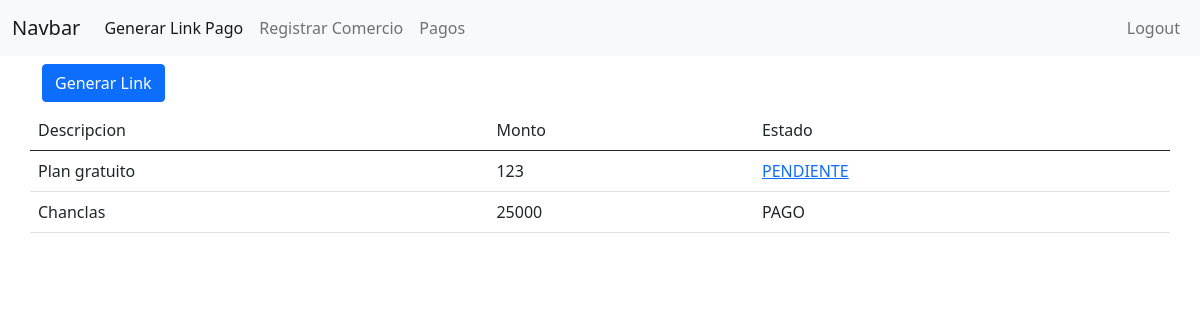
Page /index.php?controller=peticion_pago&action=index (signed in) on the committed database.
### tables this page shows
CREATE TABLE `link_pagos` (
  `id` int(11) NOT NULL,
  `token` varchar(110) NOT NULL,
  `fecha_uso` datetime DEFAULT NULL,
  `peticion_pago_id` int(11) NOT NULL
);

CREATE TABLE `peticion_pago` (
  `id` int(11) NOT NULL,
  `descripcion` varchar(100) NOT NULL,
  `monto` int(18) NOT NULL,
  `comision` int(18) NOT NULL,
  `franquisia` varchar(100) NOT NULL,
  `comercio_id` int(11) NOT NULL,
  `forma_pago_id` int(11) NOT NULL
);

### Controllers/peticion_pago_controller.php (called while the page is built, shortened)
<?php
class PeticionPagoController
{
    public function index()
    {
        $pagos = PeticionPago::all();
        require_once('Views/PeticionPago/index.php');
    }
}

### index.php (called while the page is built, shortened)
<?php
require('Views/layout.php');

### Models/peticion_pago.php (called while the page is built, shortened)
<?php
class PeticionPago
{
    function __construct($id, $descripcion, $monto, $comision, $franquisia, $comercio_id, $forma_pago_id, $estado)
    {
        $this->descripcion = $descripcion;
        $this->monto = $monto;
        $this->forma_pago_id = $forma_pago_id;
        $this->estado = $estado;
    }
    public static function all()
    {
        $listaPagos = [];
        $db = Db::getConnect();
        $sql = $db->query('SELECT P.*, L.token, L.fecha_uso, CASE WHEN L.fecha_uso IS NULL THEN "PENDIENTE" ELSE "PAGO" END AS estado FROM PETICION_PAGO P INNER JOIN LINK_PAGOS L ON P.id = L.peticion_pago_id');
        foreach ($sql->fetchAll() as $link) {
            $listaPagos[] = new PeticionPago(
                $link['id'],
                $link['descripcion'],
                $link['monto'],
                $link['comision'],
                $link['franquisia'],
                $link['comercio_id'],
                $link['token'],
                $link['estado']
            );
        }
        return $listaPagos;
    }
}

### Views/PeticionPago/index.php (shortened to what this page needs)
<div class="row mb-2">
	<div class="col-2">
		<button type="button" class="btn btn-primary" data-bs-toggle="modal" data-bs-target="#exampleModal">
			Generar Link
		</button>
	</div>
</div>
<table class="table table-hover">
	<thead>
		<tr>
			<td>Descripcion</td>
			<td>Monto</td>
			<td>Estado</td>
		</tr>
	</thead>
	<tbody>
		<?php
		foreach ($pagos as $pago) { ?>
			<tr>
				<td><?php echo $pago->descripcion; ?></td>
				<td><?php echo $pago->monto; ?></td>
				<?php if ($pago->estado == 'PAGO') { ?>
					<td><?php echo $pago->estado; ?></td>
				<?php } else { ?>
					<td><a href="?controller=pago&action=token&token=<?php echo $pago->forma_pago_id; ?>" title="Pagar"><?php echo $pago->estado; ?></a></td>
				<?php } ?>
			</tr>
		<?php } ?>
	</tbody>
</table>

### rows in the picture
link_pagos: peticion_pago.descripcion "Plan gratuito", peticion_pago.monto "123", estado "PENDIENTE"
link_pagos: peticion_pago.descripcion "Chanclas", peticion_pago.monto "25000", estado "PAGO"
